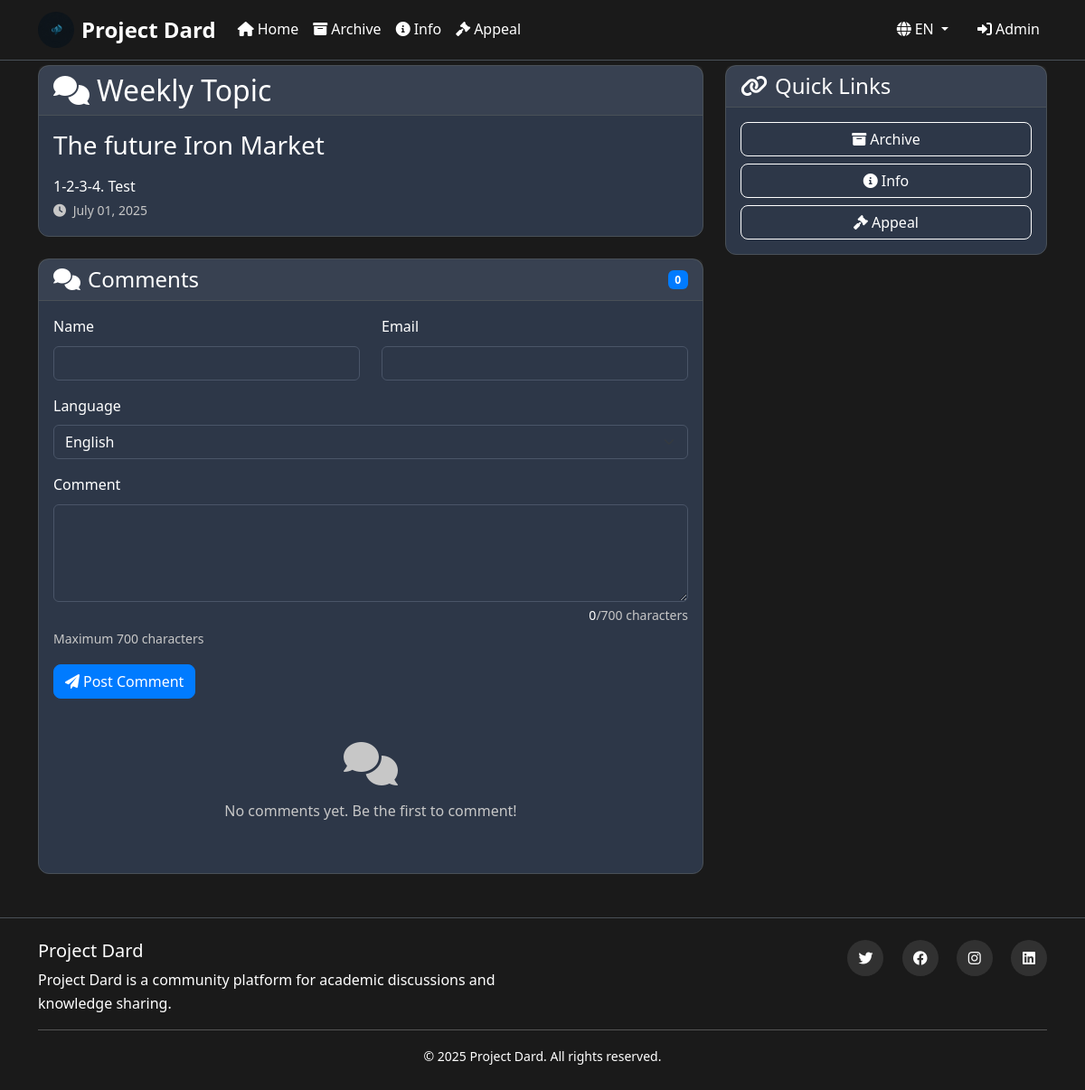
The page / on the database its author committed.
### models.py (models this page shows)
class WeeklyTopic(db.Model):
    id = db.Column(db.Integer, primary_key=True)
    title_en = db.Column(db.Text, nullable=False)
    title_fa = db.Column(db.Text)
    content_en = db.Column(db.Text, nullable=False)
    content_fa = db.Column(db.Text)
    created_at = db.Column(db.DateTime, default=datetime.utcnow)
    is_active = db.Column(db.Boolean, default=True)
    admin_id = db.Column(db.Integer, db.ForeignKey('admin.id'), nullable=False)
    comments = db.relationship('Comment', backref='topic', lazy=True)

### routes.py (the view, shortened to what this page needs)
@app.route('/')
def home():
    page = request.args.get('page', 1, type=int)
    per_page = 10
    active_topic = WeeklyTopic.query.filter_by(is_active=True).order_by(WeeklyTopic.created_at.desc()).first()
    active_story = WeeklyStory.query.filter_by(is_active=True).order_by(WeeklyStory.created_at.desc()).first()
    comments = None
    if active_topic:
        comments = Comment.query.filter_by(topic_id=active_topic.id, is_hidden=False)\
                               .order_by(Comment.created_at.desc())\
                               .paginate(page=page, per_page=per_page, error_out=False)
    form = CommentForm()
    return render_template('home.html',
                         active_topic=active_topic,
                         active_story=active_story,
                         comments=comments,
                         form=form)

### forms.py
class CommentForm(FlaskForm):
    author_name = StringField('Name', validators=[DataRequired(), Length(min=2, max=100)])
    author_email = StringField('Email', validators=[Optional(), Email()])
    content = TextAreaField('Comment', validators=[DataRequired(), Length(min=10, max=700)])
    language = SelectField('Language', choices=[('en', 'English'), ('fa', 'فارسی')], default='en')
    submit = SubmitField('Post Comment')

### routes.py (called while the page is built)
@app.before_request
def before_request():
    if 'language' not in session:
        session['language'] = 'en'
    track_visitor()

@app.context_processor
def inject_globals():
    return {
        'get_text': get_text,
        'current_language': session.get('language', 'en'),
        'supported_languages': get_supported_languages()
    }

### translations.py (called while the page is built)
def get_text(key, language=None):
    if language is None:
        language = session.get('language', 'en')
    return translations.get(language, {}).get(key, translations['en'].get(key, key))

def get_supported_languages():
    return list(translations.keys())

### utils.py (called while the page is built)
def get_client_ip():
    if request.environ.get('HTTP_X_FORWARDED_FOR'):
        return request.environ['HTTP_X_FORWARDED_FOR'].split(',')[0].strip()
    elif request.environ.get('HTTP_X_REAL_IP'):
        return request.environ['HTTP_X_REAL_IP']
    else:
        return request.environ.get('REMOTE_ADDR', 'unknown')

def track_visitor():
    ip_address = get_client_ip()
    user_agent = request.headers.get('User-Agent', '')
    page_visited = request.endpoint or 'unknown'
    visitor = Visitor(
        ip_address=ip_address,
        user_agent=user_agent,
        page_visited=page_visited
    )
    try:
        db.session.add(visitor)
        db.session.commit()
    except Exception:
        db.session.rollback()

### templates/home.html (shortened to what this page needs)
{% extends "base.html" %}
{% block content %}
<div class="row">
    <div class="col-lg-8">
        {% if active_topic %}
        <div class="card bg-secondary mb-4">
            <div class="card-header">
                <h2 class="card-title mb-0">
                    <i class="fas fa-comments me-2"></i>{{ get_text('weekly_topic') }}
                </h2>
            </div>
            <div class="card-body">
                <h3>{{ active_topic.title_fa if current_language == 'fa' and active_topic.title_fa else active_topic.title_en }}</h3>
                <div class="mt-3">
                    {{ (active_topic.content_fa if current_language == 'fa' and active_topic.content_fa else active_topic.content_en) | safe }}
                </div>
                <small class="text-muted">
                    <i class="fas fa-clock me-1"></i>
                    {{ active_topic.created_at.strftime('%B %d, %Y') }}
                </small>
            </div>
        </div>
        {% endif %}
        <div class="card bg-secondary">
            <div class="card-header d-flex justify-content-between align-items-center">
                <h4 class="mb-0">
                    <i class="fas fa-comments me-2"></i>{{ get_text('comments') }}
                </h4>
                {% if comments %}
                <span class="badge bg-primary">{{ comments.total }}</span>
                {% endif %}
            </div>
            <div class="card-body">
                {% if active_topic %}
                <form method="POST" class="mb-4">
                    <div class="row">
                        <div class="col-md-6 mb-3">
                            {{ form.author_name.label(class="form-label") }}
                            {{ form.author_name(class="form-control bg-dark text-light border-secondary") }}
                        </div>
                        <div class="col-md-6 mb-3">
                            {{ form.author_email.label(class="form-label") }}
                            {{ form.author_email(class="form-control bg-dark text-light border-secondary") }}
                        </div>
                    </div>
                    <div class="mb-3">
                        {{ form.language.label(class="form-label") }}
                        {{ form.language(class="form-select bg-dark text-light border-secondary") }}
                    </div>
                    <div class="mb-3">
                        {{ form.content.label(class="form-label") }}
                        {{ form.content(class="form-control bg-dark text-light border-secondary", rows="4", maxlength="700") }}
                        <div class="form-text">Maximum 700 characters</div>
                    </div>
                    <button type="submit" class="btn btn-primary">
                        <i class="fas fa-paper-plane me-1"></i>{{ get_text('post_comment') }}
                    </button>
                </form>
                {% endif %}
                {% if comments and comments.items %}
                    {% for comment in comments.items %}
                    <div class="comment-item border-bottom border-secondary pb-3 mb-3" data-comment-id="{{ comment.id }}">
                        <div class="d-flex justify-content-between align-items-start mb-2">
                            <div>
                                <strong>{{ comment.author_name }}</strong>
                                <small class="text-muted ms-2">
                                    <i class="fas fa-clock me-1"></i>
                                    {{ comment.created_at.strftime('%B %d, %Y at %I:%M %p') }}
                                </small>
                                {% if comment.language == 'fa' %}
                                <span class="badge bg-info ms-2">فارسی</span>
                                {% endif %}
                            </div>
                        </div>
                        <div class="comment-content mb-2" dir="{{ 'rtl' if comment.language == 'fa' else 'ltr' }}">
                            {{ comment.content | nl2br }}
                        </div>
                        <div class="comment-actions d-flex align-items-center">
                            <button class="btn btn-sm btn-outline-success me-2 vote-btn"
                                    data-comment-id="{{ comment.id }}"
                                    data-vote-type="like">
                                <i class="fas fa-thumbs-up me-1"></i>
                                <span class="like-count">{{ comment.likes }}</span>
                            </button>
                            <button class="btn btn-sm btn-outline-danger vote-btn"
                                    data-comment-id="{{ comment.id }}"
                                    data-vote-type="dislike">
                                <i class="fas fa-thumbs-down me-1"></i>
                                <span class="dislike-count">{{ comment.dislikes }}</span>
                            </button>
                        </div>
                    </div>
                    {% endfor %}
                    {% if comments.pages > 1 %}
                    <nav>
                        <ul class="pagination justify-content-center">
                            {% if comments.has_prev %}
                            <li class="page-item">
                                <a class="page-link bg-dark text-light border-secondary" href="{{ url_for('home', page=comments.prev_num) }}">Previous</a>
                            </li>
                            {% endif %}
                            {% for page_num in comments.iter_pages() %}
                                {% if page_num %}
                                    {% if page_num != comments.page %}
                                    <li class="page-item">
                                        <a class="page-link bg-dark text-light border-secondary" href="{{ url_for('home', page=page_num) }}">{{ page_num }}</a>
                                    </li>
                                    {% else %}
                                    <li class="page-item active">
                                        <span class="page-link bg-primary border-primary">{{ page_num }}</span>
                                    </li>
                                    {% endif %}
                                {% else %}
                                <li class="page-item disabled">
                                    <span class="page-link bg-dark text-light border-secondary">...</span>
                                </li>
                                {% endif %}
                            {% endfor %}
                            {% if comments.has_next %}
                            <li class="page-item">
                                <a class="page-link bg-dark text-light border-secondary" href="{{ url_for('home', page=comments.next_num) }}">Next</a>
                            </li>
                            {% endif %}
                        </ul>
                    </nav>
                    {% endif %}
                {% else %}
                <div class="text-center py-4">
                    <i class="fas fa-comments fa-3x text-muted mb-3"></i>
                    <p class="text-muted">{{ get_text('no_comments') }}</p>
                </div>
                {% endif %}
            </div>
        </div>
    </div>
    <div class="col-lg-4">
        <div class="card bg-secondary">
            <div class="card-header">
                <h4 class="card-title mb-0">
                    <i class="fas fa-link me-2"></i>Quick Links
                </h4>
            </div>
            <div class="card-body">
                <div class="d-grid gap-2">
                    <a href="{{ url_for('archive') }}" class="btn btn-outline-primary">
                        <i class="fas fa-archive me-1"></i>{{ get_text('archive') }}
                    </a>
                    <a href="{{ url_for('info') }}" class="btn btn-outline-info">
                        <i class="fas fa-info-circle me-1"></i>{{ get_text('info') }}
                    </a>
                    <a href="{{ url_for('appeal') }}" class="btn btn-outline-warning">
                        <i class="fas fa-gavel me-1"></i>{{ get_text('appeal') }}
                    </a>
                </div>
            </div>
        </div>
    </div>
</div>
{% endblock %}

### static/css/style.css (style rules this page uses)
:root { --primary-color: #007bff; --secondary-color: #6c757d; --dark-color: #212529; --light-color: #f8f9fa; --border-color: #495057; }
body { font-family: 'Segoe UI', Tahoma, Geneva, Verdana, sans-serif; background-color: #121212; color: #ffffff !important; line-height: 1.6; }
.bg-dark { background-color: #1a1a1a !important; }
.bg-secondary { background-color: #2d3748 !important; }
.text-light { color: #ffffff !important; }
.border-secondary { border-color: #4a5568 !important; }
h1, h2, h3, h4, h5, h6, p, span, div, a, label, small, strong, li, td, th { color: #ffffff !important; }
a { color: #ffffff !important; text-decoration: none; }
.text-muted { color: #c7c7c7 !important; }
.card-title, .card-text, .card-body { color: #ffffff !important; }
.card { border: 1px solid var(--border-color); border-radius: 12px; transition: transform 0.2s ease-in-out, box-shadow 0.2s ease-in-out; }
.card-header { border-bottom: 1px solid var(--border-color); background-color: rgba(255, 255, 255, 0.05); }
.form-control, .form-select { background-color: #2d3748 !important; border-color: #4a5568 !important; color: #ffffff !important; }
.form-control::placeholder { color: #a0aec0 !important; }
.form-label { color: #ffffff !important; }
.form-text { color: #c7c7c7 !important; }
.btn { border-radius: 8px; font-weight: 500; transition: all 0.2s ease-in-out; color: #ffffff !important; }
.btn-outline-primary, .btn-outline-success, .btn-outline-warning, .btn-outline-danger, .btn-outline-info { color: #ffffff !important; border-color: currentColor !important; }
.btn-primary { background-color: #007bff !important; border-color: #007bff !important; color: #ffffff !important; }
.badge { color: #ffffff !important; }
.badge.bg-primary { background-color: #007bff !important; }
html { scroll-behavior: smooth; }

### rows shown on the page
WeeklyTopic: title_en "The future Iron Market", content_en "1-2-3-4. Test", created_at "July 01, 2025"

### other values the page prints
{{ get_text('home') }} "Home"
{{ get_text('archive') }} "Archive"
{{ get_text('info') }} "Info"
{{ get_text('appeal') }} "Appeal"
{{ current_language.upper() }} "EN"
{{ get_text('admin') }} "Admin"
{{ get_text('weekly_topic') }} "Weekly Topic"
{{ get_text('comments') }} "Comments"
{{ comments.total }} "0"
{{ get_text('post_comment') }} "Post Comment"
{{ get_text('no_comments') }} "No comments yet. Be the first to comment!"
{{ get_text('platform_description') }} "Project Dard is a community platform for academic discussions and knowledge sharing."
